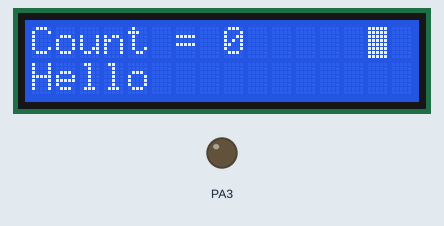
The program below on a simulated ATmega16, built with avr-gcc and emulated at 1 MHz. Shown: 16×2 character LCD, output pins drawn as LEDs (lit = HIGH). Wiring (inferred from the names in the program): character LCD (HD44780): RS PA0; R/W PA1; E PA2; data PA4, PA5, PA6, PA7. Pins used as bus, display or sensor lines are not drawn.

Above: at 0.15 s.
At 4.92 s:
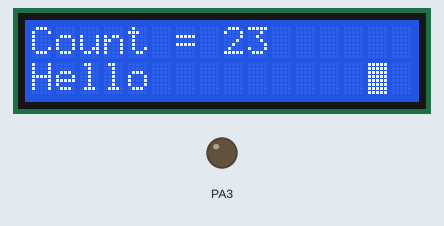
At 9.91 s:
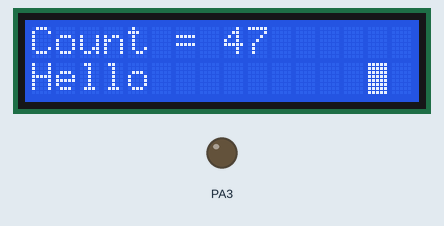
At 19.88 s:
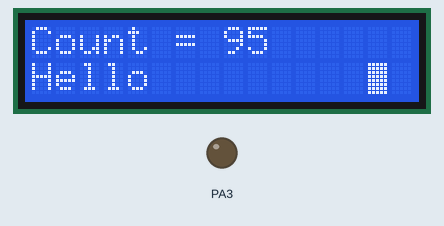
At 29.85 s:
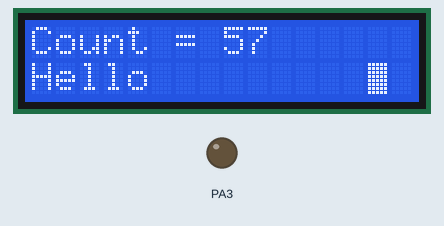
At 39.81 s:
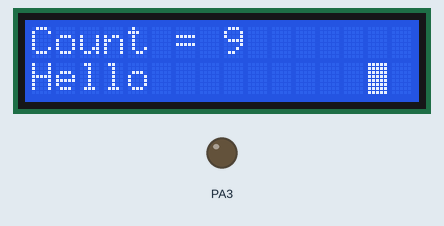

The program:

main.c
```c
#define F_CPU 1000000UL

#include "lcd.h"

int count = 0 ;
int countDir = 1 ;
int progressCount = 0 ;

void incrementCountOnScreen(void) {
	clearLCDRegion( 0, 8, 0, 10 ) ;
	writeIntToLCDatRC( 0, 8, count ) ;

	if( count >= 100 ) {
		countDir = -1 ;
	}
	else if( count <= 0 ) {
		countDir = 1 ;
	}
	count += countDir ;
}

void turnProgressWheel(void) {

	int oldRow=0, oldCol=0, newRow=0, newCol=0 ;

	if( progressCount == 0 ) {
		oldRow = 1; oldCol=14;
		newRow = 0; newCol=14;
	}
	else if( progressCount == 1 ) {
		oldRow = 0; oldCol=14;
		newRow = 0; newCol=15;
	}
	else if( progressCount == 2 ) {
		oldRow = 0; oldCol=15;
		newRow = 1; newCol=15;
	}
	else if( progressCount == 3 ) {
		oldRow = 1; oldCol=15;
		newRow = 1; newCol=14;
	}

	progressCount = (progressCount+1)%4 ;

	writeCharToLCDatRC( oldRow, oldCol, 0x20 ) ;
	writeCharToLCDatRC( newRow, newCol, 0xFF ) ;
}

void initScreen(void) {
	writeStringToLCDatRC( 0, 0, "Count = " ) ;
	writeStringToLCDatRC( 1, 0, "Hello" ) ;
}

int main(void) {

	initLCD() ;
	initScreen() ;

	while(1){
		incrementCountOnScreen() ;
		turnProgressWheel() ;
		_delay_ms( 200 ) ;
	}
}
```

lcd.h
```c
#ifndef __LCD_H__
#define __LCD_H__

#include <inttypes.h>
#include <avr/io.h>
#include <util/delay.h>
#include <avr/sfr_defs.h>
#include <stdlib.h>

#define LCD_OUT_REG    PORTA
#define LCD_IN_REG     PINA
#define LCD_DDR        DDRA

#define LCD_RS_PIN     0  // Register select pin in LCD_OUT_REG
#define LCD_RW_PIN     1  // Read/Write select pin in LCD_OUT_REG
#define LCD_E_PIN      2  // Enable pin in LCD_OUT_REG
#define LCD_D4_PIN     4  // Data line pin 1 in LCD_OUT_REG
#define LCD_D5_PIN     5  // Data line pin 2 in LCD_OUT_REG
#define LCD_D6_PIN     6  // Data line pin 3 in LCD_OUT_REG
#define LCD_D7_PIN     7  // Data line pin 4 in LCD_OUT_REG

#define LCD_BF_PIN     LCD_D7_PIN // Buffer overflow pin in LCD_OUT_REG

#define LCD_L1_START_DDRAM_ADDR 0x00 // DDRAM start address for LCD display line 1
#define LCD_L2_START_DDRAM_ADDR 0x40 // DDRAM start address for LCD display line 2
#define LCD_L3_START_DDRAM_ADDR 0x14 // DDRAM start address for LCD display line 3
#define LCD_L4_START_DDRAM_ADDR 0x54 // DDRAM start address for LCD display line 4

#define LCD_DELAY_E_PULSE() _delay_us(1)

// Sets the MCU port in read or write mode. Note that in the read mode, we are
// only interested in reading from D4-7 and hence we enable only those pins
// as inputs.
#define SET_LCD_PORT_IN_WRITE_MODE() ( LCD_DDR = 0xFF )
#define SET_LCD_PORT_IN_READ_MODE()  ( LCD_DDR = 0x0F )

// LCD E pin ( 1=High, 0=Low )
#define LCD_SET_ENABLE_HIGH()    ( LCD_OUT_REG |=  _BV( LCD_E_PIN  ) )
#define LCD_SET_ENABLE_LOW()     ( LCD_OUT_REG &= ~_BV( LCD_E_PIN  ) )

// LCD RS pin ( 1=Data mode, 0=Command mode)
#define LCD_SET_DATA_MODE()      ( LCD_OUT_REG |=  _BV( LCD_RS_PIN ) )
#define LCD_SET_CMD_MODE()       ( LCD_OUT_REG &= ~_BV( LCD_RS_PIN ) )

// LCD RW pin ( 1=Read mode, 0=Write mode)
#define LCD_SET_READ_MODE()      ( LCD_OUT_REG |=  _BV( LCD_RW_PIN ) )
#define LCD_SET_WRITE_MODE()     ( LCD_OUT_REG &= ~_BV( LCD_RW_PIN ) )

#define WAIT_IF_LCD_BUSY()   while( readLCDBusyFlag() ){}
#define LCD_CLR_SCR()        writeCommand( 0x01 ) ;

/**
 * Returns 1 if LCD is in busy state, else 0
 */
uint8_t readLCDBusyFlag(void) {

	// Note that we are operating in the 4 bit mode and hence the
	// when we try to read the LCD in the command mode, we need to
	// pick the data in two nibbles - higher order first. Each
	// nibble is read on a prolonged Enable high pulse.
	uint8_t data = 0x00 ;

	LCD_SET_CMD_MODE() ;
	LCD_SET_READ_MODE() ;

	// Set the MCU port into read mode so that we can pick up the data
	SET_LCD_PORT_IN_READ_MODE() ;

	// Grab the high nibble
	LCD_SET_ENABLE_HIGH() ;
	LCD_DELAY_E_PULSE() ;
	data = LCD_IN_REG << 4 ;
	LCD_SET_ENABLE_LOW() ;

	// Stretch the low pulse a bit
	LCD_DELAY_E_PULSE() ;

	// Grab the low nibble
	LCD_SET_ENABLE_HIGH() ;
	LCD_DELAY_E_PULSE() ;
	data |= (LCD_IN_REG & 0x0F) ;
	LCD_SET_ENABLE_LOW() ;

	// Put back the MCU port in the write mode.
	SET_LCD_PORT_IN_WRITE_MODE() ;

	return (data & 0x80) >> LCD_BF_PIN;
}

/**
 * Utility function to just write the lower nibble to the LCD data bus.
 * Note that this function doesn't care which mode the nibble is written
 * in. It is assumed that except for the RW flag, all other settings,
 * including busy flag checks are done prior to calling this function.
 */
void writeNibbleToLCD( uint8_t data ) {

	LCD_OUT_REG = ((LCD_OUT_REG & 0x0F) | (data << 4)) ;

	LCD_SET_ENABLE_HIGH() ;
	LCD_DELAY_E_PULSE() ;
	LCD_SET_ENABLE_LOW() ;
	LCD_DELAY_E_PULSE() ;
}

/**
 * Writes the specified data to the LCD in the mode specified. This is
 * more of a refactored utility method to aid writeCommand and writeData
 * methods.
 *
 * data - The 8 bit data to be written
 * isCmd - 1 if the data is to be written as command, 0 otherwise
 */
void writeToLCD( uint8_t data, uint8_t isCmd ) {

	if( isCmd ) {
		LCD_SET_CMD_MODE() ;
	}
	else {
		LCD_SET_DATA_MODE() ;
	}
	LCD_SET_WRITE_MODE() ;

	// Write the data in two steps, nibble at a time. High first.
	// Output the upper four bits of data
	writeNibbleToLCD( (data >> 4) & 0x0F ) ;

	// Output the lower four bits of data
	writeNibbleToLCD( data & 0x0F ) ;

	_delay_us(500) ;
}

/** Write the specified command to the LCD */
void writeCommandToLCD( uint8_t cmd ) {
	WAIT_IF_LCD_BUSY() ;
	writeToLCD( cmd, 1 ) ;
}

/** Write the specified data to the LCD */
void writeDataToLCD( uint8_t data ) {
	WAIT_IF_LCD_BUSY() ;
	writeToLCD( data, 0 ) ;
}

/**
 * Initializes the LCD. Note that this method is hardcoded for a 16x2 LCD.
 * Yes, (sniff), its not generic enough to magically span over to bigger
 * LCDs. If there is such a need, its just a matter of tweaking the
 * function set command and we are good to go.
 */
void initLCD() {

	SET_LCD_PORT_IN_WRITE_MODE() ;
	LCD_SET_CMD_MODE() ;
	LCD_SET_WRITE_MODE() ;

	_delay_ms( 15 ) ;
	writeNibbleToLCD( 0x03 ) ; // Hardcoded protocol for 4 bit interface

	_delay_ms( 5 ) ;
	writeNibbleToLCD( 0x03 ) ; // Hardcoded protocol for 4 bit interface

	_delay_us( 150 ) ;
	writeNibbleToLCD( 0x03 ) ; // Hardcoded protocol for 4 bit interface

	_delay_ms( 5 ) ;
	writeNibbleToLCD( 0x02 ) ; // Switch to 4 bit mode

	_delay_us( 40 ) ;

	writeCommandToLCD( 0x28 ) ; // Function set - 2 line, 5x8 font
	writeCommandToLCD( 0x08 ) ; // Display off, cursor off, blink off
	writeCommandToLCD( 0x0C ) ; // Display on, cursor on, blink off
	writeCommandToLCD( 0x06 ) ; // Increment cursor and don't shift screen
	writeCommandToLCD( 0x01 ) ; // Clear screen

	_delay_ms(10) ;
}

/**
 * Moves the cursor DDRAM address to the specified row and column. Row
 * and column values are zero based. Note that no error or sanity checking
 * is done on the input data.
 */
void moveLCDCursor( uint8_t row, uint8_t col ) {
	uint8_t lineBaseAddress = 0x00 ;
	if( row == 1 ) {
		lineBaseAddress = LCD_L2_START_DDRAM_ADDR ;
	}
	writeCommandToLCD( (1<<7) + lineBaseAddress + col ) ;
}

/**
 * Writes the specified string at the current cursor position. It is assumed
 * that the string is null terminated. Also, please note that this function
 * does not do boundary detection and auto wrapping.
 */
void writeStringToLCD( char* s ) {
	while( *s ) {
		writeDataToLCD( *s ) ;
		s++ ;
	}
}

/**
 * Writes the specified integer at the current cursor position.Please note
 * that this function does not do boundary detection and auto wrapping.
 */
void writeIntToLCD( int val ) {

	char digitStr[10] ;
	itoa( val, digitStr, 10 ) ;
	writeStringToLCD( digitStr ) ;
}

/**
 * Writes the specified character at the specified position. It is assumed
 * that the string is null terminated. Also, please note that this function
 * does not do boundary detection and auto wrapping.
 */
void writeCharToLCDatRC( uint8_t r, uint8_t c, char chr ) {
	moveLCDCursor( r, c ) ;
	writeDataToLCD( chr ) ;
}

/**
 * Writes the specified string at the specified position. It is assumed
 * that the string is null terminated. Also, please note that this function
 * does not do boundary detection and auto wrapping.
 */
void writeStringToLCDatRC( uint8_t r, uint8_t c, char* s ) {
	moveLCDCursor( r, c ) ;
	writeStringToLCD( s ) ;
}

/**
 * Writes the specified integer at the specified position. Please note
 * that this function does not do boundary detection and auto wrapping.
 */
void writeIntToLCDatRC( uint8_t r, uint8_t c, int val ) {
	moveLCDCursor( r, c ) ;
	writeIntToLCD( val ) ;
}

/**
 * Clears the specified region on the LCD with blank characters.
 */
void clearLCDRegion( uint8_t sRow, uint8_t sCol, uint8_t eRow, uint8_t eCol ) {

	uint8_t rIndex = sRow ;
	uint8_t cIndex = sCol ;

	while( rIndex <= eRow ) {
		moveLCDCursor( rIndex, cIndex ) ;
		while( cIndex <= eCol ) {
			writeDataToLCD( ' ' ) ;
			cIndex++ ;
		}
		rIndex++ ;
	}
}

#endif
```
